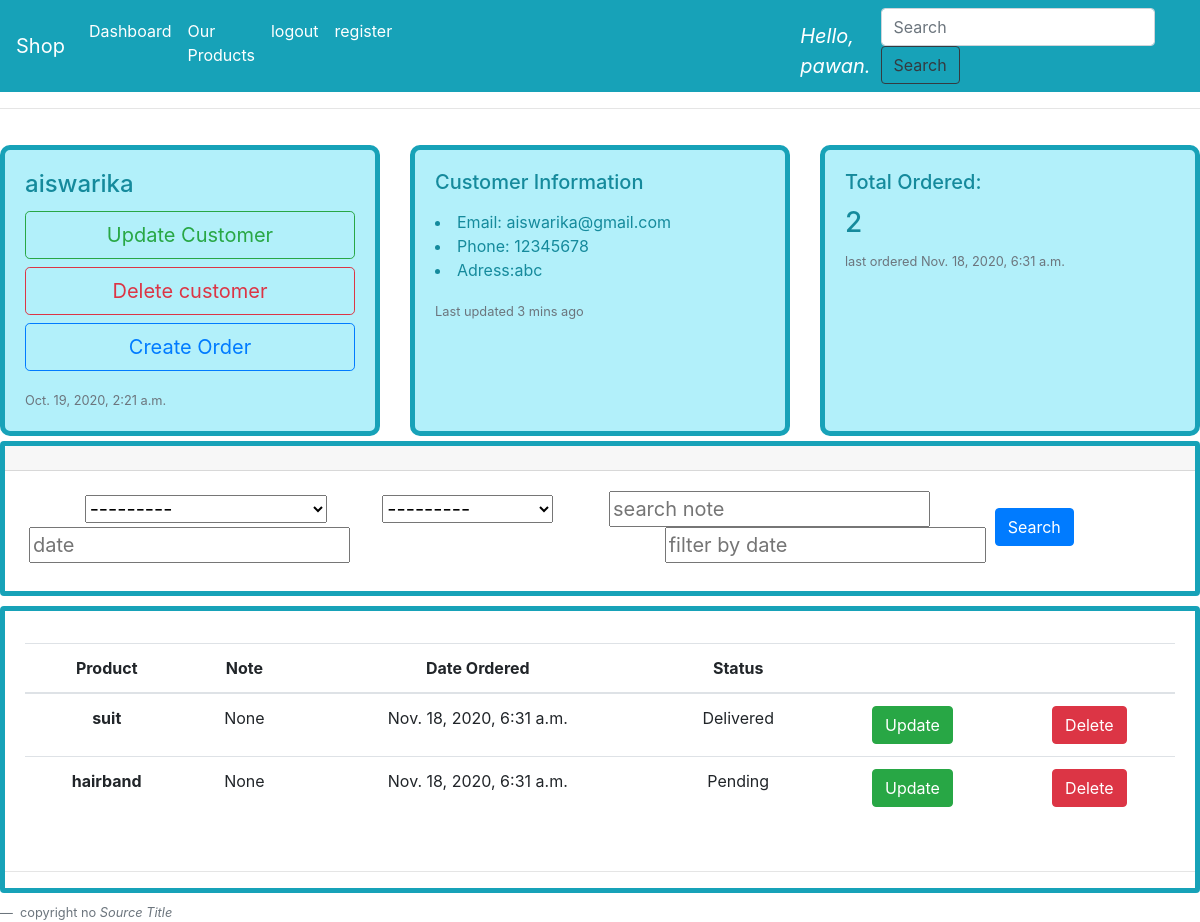
Page /customer/5/ (signed in) on the committed database.
### accounts/models.py (models this page shows, shortened)
class Customer(models.Model):
    name = models.CharField(max_length=200, null=True)
    phone = models.CharField(max_length=200, null=True)
    email = models.CharField(max_length=200, null=True)
    date_created = models.DateTimeField(auto_now_add=True, null=True)

class Order(models.Model):
    STATUS = [
        ('Pending', 'Pending'),
        ('Out for Delivery', 'Out for Delivery'),
        ('Delivered', 'Delivered'),
    ]
    customer = models.ForeignKey(Customer, null=True, on_delete=models.SET_NULL)
    product = models.ForeignKey(Product, null=True, on_delete=models.SET_NULL)
    status = models.CharField(max_length=200, null=True, choices=STATUS)
    date_created = models.DateTimeField(auto_now_add=True, null=True)
    note = models.CharField(max_length=200, null=True)
    def __str__(self):
        return  self.product.name

class Product(models.Model):
    CATEGORY = [
        ('INDOOR', 'INDOOR'),
        ('OUTDOOR', 'OUTDOOR'),
    ]
    name = models.CharField(max_length=200, null=True)
    category = models.CharField(max_length=200, null=True, choices=CATEGORY)
    description = models.CharField(max_length=200, null=True)
    date_created = models.DateTimeField(auto_now_add=True, null=True)
    price = models.FloatField(null=True)
    tag = models.ManyToManyField(Tag)
    image=models.CharField(max_length=2550,null=True)
    def __str__(self):
        return self.name

### accounts/views.py (the view)
# urls.py: path('customer/<str:pk>/',views.customer, name='customer'),
@login_required(login_url='login')
def customer(request, pk):
    customer = Customer.objects.get(id=pk)
    orders = customer.order_set.all()
    latest = customer.order_set.latest('date_created')
    total = orders.count()
    my_filter = OrderFilter(request.GET, queryset=orders)
    orders = my_filter.qs
    print(orders)
    context = {'orders': orders, 'customer': customer, 'latest': latest, 'total': total, 'my_filter': my_filter}
    return render(request, 'accounts/customer.html', context)

### accounts/templates/accounts/customer.html (shortened to what this page needs)
{% extends 'accounts/main.html' %}
{% block content %}
<section>
  <hr>
</section>
<div class="card-deck">
  <div class="card" id="card">
    <div class="card-body">
      <h4 class="card-title">{{customer.name}}</h5>
      <p class="card-text"><button type="button" class="btn  btn-outline-success btn-lg btn-block">Update Customer</button>
      <button type="button" class="btn  btn-outline-danger btn-lg btn-block">Delete customer</button>
      <a name="" id="" class="btn btn-outline-primary btn-lg btn-block" href=" {% url 'forms' customer.id %} " role="button">Create Order</a></p>
      <p class="card-text"><small class="text-muted">{{customer.date_created}}</small></p>
    </div>
  </div>
  <div class="card" id="card" >
    <div class="card-body">
      <h5 class="card-title">Customer Information</h5>
      <p class="card-text"> <li>Email: {{customer.email}}</li>
        <li>Phone: {{customer.phone}} </li>
        <li>Adress:abc</li>
      </p>
      <p class="card-text"><small class="text-muted">Last updated 3 mins ago</small></p>
    </div>
  </div>
  <div class="card" id="card">
    <div class="card-body">
      <h5 class="card-title">Total Ordered:</h5>
      <h3 class="card-text">{{total}}</h3>
      <p class="card-text"><small class="text-muted">last ordered {{latest.date_created}}</small></p>
    </div>
  </div>
</div>
<div class="card" style="margin-bottom:10px;" >
  <div class="card-header">
  </div>
  <div class="card-body text-center" id='cardmargin'>
      <blockquote class="blockquote mb-0">
  <form class="form-inline  form-row" method='get'>
  <div class="form-group mx-sm-1 mb-2 col-10">
         {% for i in my_filter.form  %}
         {{i}}
         {% endfor %}
  </div>
  <button type="submit" class="btn btn-big btn-primary mb-2 ">Search</button>
</form>
</blockquote>
  </div>
</div>
<div class="card text-center">
  <div class="card-body" >
      <table class="table table-hover">
  <thead>
    <tr>
      <th scope="col">Product</th>
      <th scope="col">Note</th>
      <th scope="col-2">Date Ordered</th>
      <th scope="col">Status</th>
        <th></th>
        <th></th>
    </tr>
  </thead>
  <tbody>
  {% for i in orders %}
    <tr>
      <th scope="row">{{i.product}}</th>
      <td> {{i.note}} </td>
      <td> {{i.date_created}} </td>
      <td> {{i.status}} </td>
        <td><a class="btn btn-success" href="{% url 'update' i.id %}" role="button">Update</a></td>
        <td><a class="btn btn-danger" href=" {% url 'delete' i.id %} " role="button">Delete</a></td>
    </tr>
{% endfor %}
  </tbody>
</table>
  </div>
    <hr>
</div>
{% endblock %}

### accounts/templates/accounts/navbar.html (shortened to what this page needs)
{% block navbar %}
<nav class="navbar navbar-expand-lg navbar-dark bg-info">
  <a class="navbar-brand" href="{% url 'home' %}">Shop</a>
  <div class="collapse navbar-collapse" id="navbarSupportedContent">
    <ul class="navbar-nav mr-auto">
      <li class="nav-item active">
        <a class="nav-link" href="{% url 'home' %}">
        Dashboard
        </a>
      </li>
      <li>
        <a class="nav-link active" href="{% url 'products' %}">Our Products</a>
      </li>
      <li>
        <a class="nav-link active" href="{% url 'logout' %}">logout</a>
      </li>
      <li>
        <a class="nav-link active" href="{% url 'register' %}">register</a>
      </li>
     <li class="nav-item active active" style="font-size: 20px; color: white; padding-right:10px;padding-left:400px; padding-top:10px;"><i>Hello, {{request.user}}.</i> </li>
    </ul>
    <form class="form-inline my-2 my-lg-0">
      <input
        class="form-control mr-sm-2"
        type="search"
        placeholder="Search"
        aria-label="Search"
      />
      <button class="btn btn-outline-dark my-2 my-sm-0" type="submit">
        Search
      </button>
    </form>
  </div>
</nav>
{% endblock %}

### static/css/main.css (style rules this page uses)
#card { background-color: #b2f0fa; color:#158a9c; font-size: medium; border-radius: 10px; margin-bottom: 5px; margin-top: 20px; }
.card { margin-bottom: 10px; border-width: thick; border-style: solid; border-color:#17A2B8; }

### rows in the picture
Customer: name "aiswarika", date_created "Oct. 19, 2020, 2:21 a.m.", email "aiswarika@gmail.com", phone "12345678"
Order: date_created "Nov. 18, 2020, 6:31 a.m.", product "hairband", note "None", status "Pending"
Order: product "suit", note "None", date_created "Nov. 18, 2020, 6:31 a.m.", status "Delivered"

### other values in the picture
{{ request.user }} "pawan"
{{ total }} "2"
